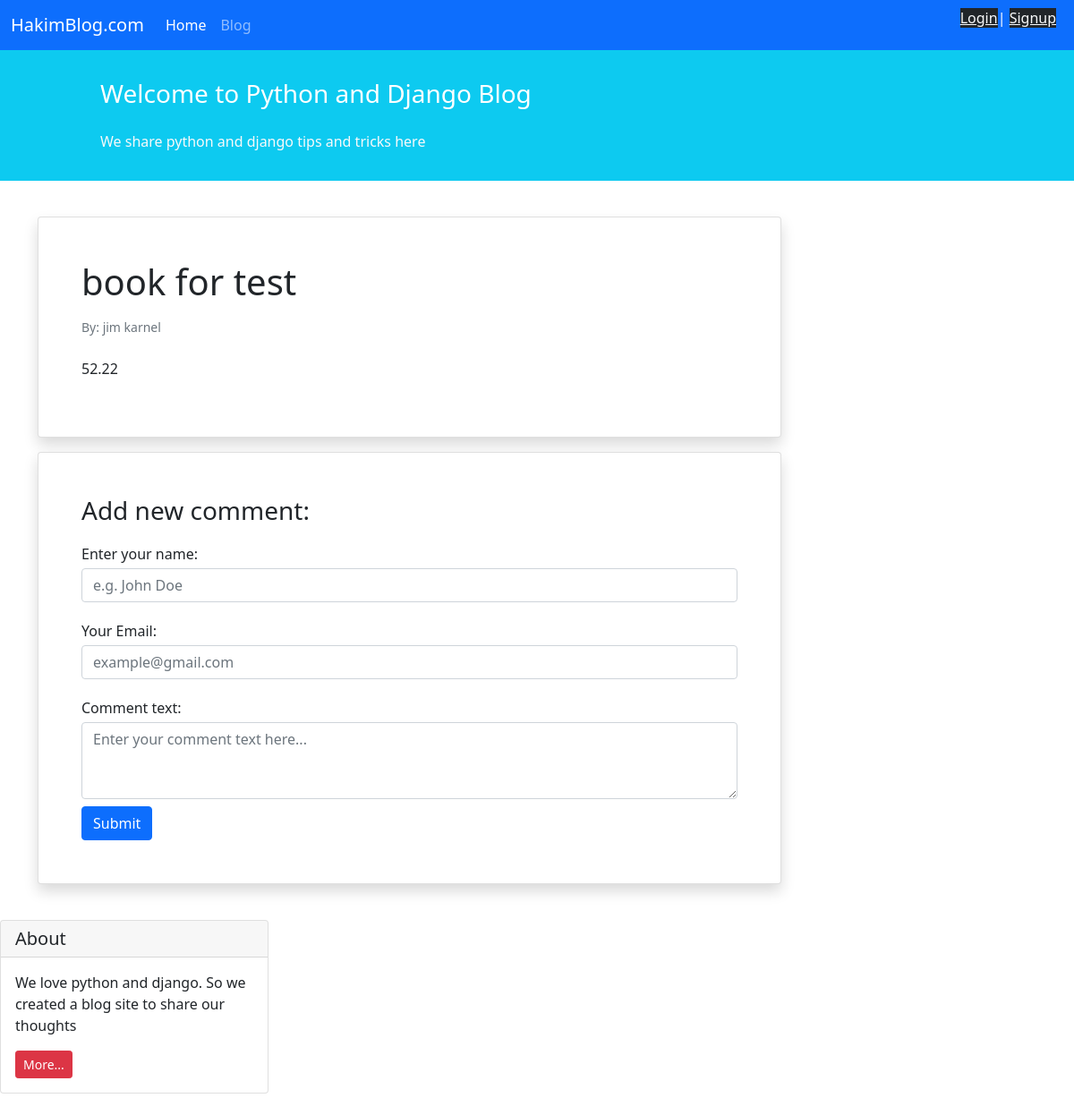
Page /store/1 on the earlier database version.
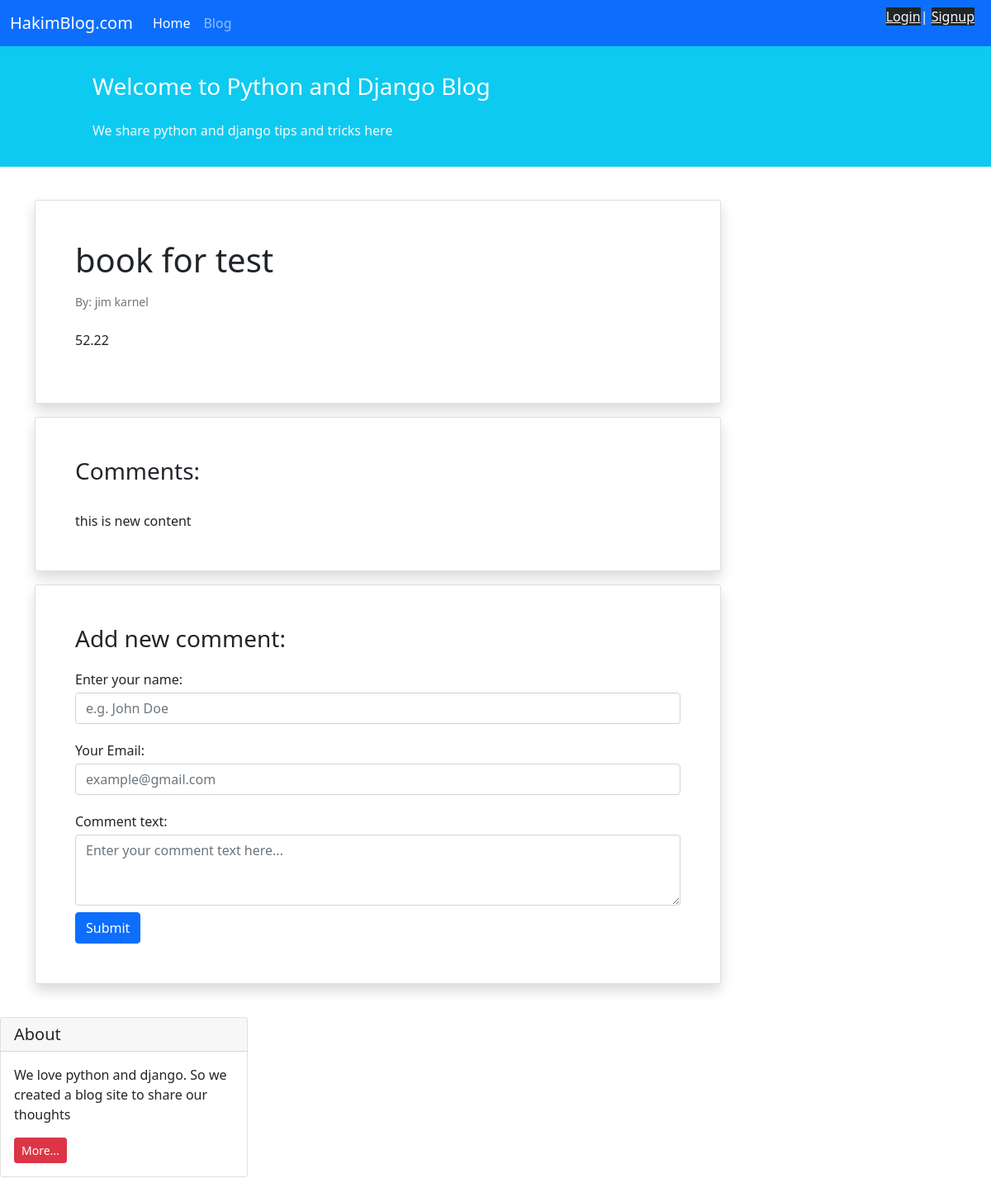
Same page on the later database version.
### Store/models.py (models this page shows, shortened)
class Review(models.Model):
    content = models.TextField()
    authorreview = models.ForeignKey(get_user_model() , on_delete= models.CASCADE, related_name='reviews')
    Book= models.ForeignKey(Book , on_delete= models.CASCADE,  related_name='reviews')

### Store/views.py (the view)
# urls.py: path('<int:pk>' , BookDetailView.as_view() , name='book_detail')
class BookDetailView(generic.DetailView):
    model = Book
    template_name = 'store/book_detail.html'
    context_object_name = 'book_detail'

### pages/templates/store/book_detail.html (shortened to what this page needs)
{% extends '_base.html' %}
{% block content %}
    <div class="container mt-4">
        <div class="row">
            <div class="col-9">
                <div class="card shadow my-3 p-5">
                    <h1>{{ book_detail.title }}</h1>
                    <p class="small text-muted mt-2">By: {{ book_detail.author }}</p>
                    <p class="mt-2">{{ book_detail.price }}</p>
                </div>
                {% for review in book_detail.reviews.all %}
                <div class="card shadow my-3 p-5">
                    <h3>Comments:</h3>
                    <br>
                    {{  review.content    }}
                </div>
                {% endfor %}
                <div class="card shadow my-3 p-5">
                    <h3>Add new comment:</h3>
                    <form method="POST">
                        <div class="form-group py-2">
                            <label class="py-1" for="author_name">Enter your name:</label>
                            <input type="text" class="form-control" placeholder="e.g. John Doe" name="author_name">
                        </div>
                        <div class="form-group py-2">
                            <label class="py-1" for="email">Your Email:</label>
                            <input type="email" class="form-control" placeholder="example@gmail.com" name="email">
                        </div>
                        <div class="form-group py-2">
                            <label class="py-1" for="comment_text">Comment text:</label>
                            <textarea class="form-control" name="text" rows="3"
                                      placeholder="Enter your comment text here..."></textarea>
                        </div>
                        <button type="submit" class="btn btn-primary">Submit</button>
                    </form>
                </div>
            </div>
            </div>
        </div>
{% endblock content %}

Differences in the rows shown:
added Review: content "this is new content"
